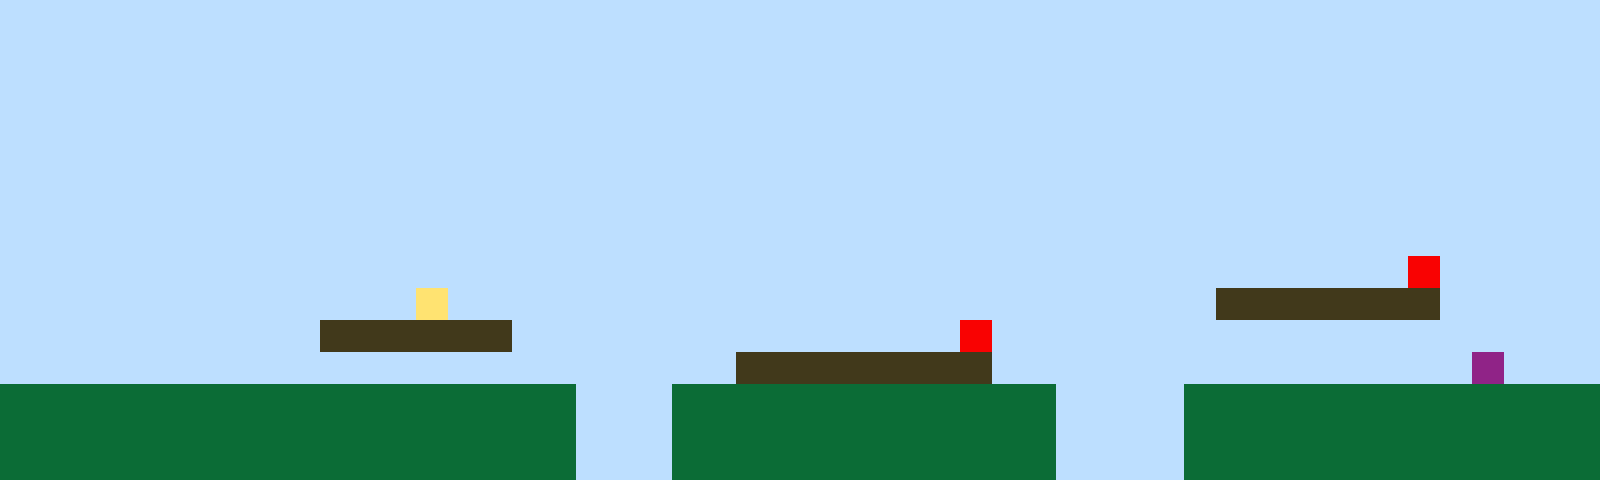

Tiled map render using the project's own tile images. Description and the whole map definition, tile-layer contents included, below:
An orthogonal 50x15 tile map with 32x32 px tiles, 1 tile layer (Tile Layer 1).

<map version="1.10" tiledversion="1.11.2" orientation="orthogonal" renderorder="right-up" width="50" height="15" tilewidth="32" tileheight="32" infinite="0" nextlayerid="2" nextobjectid="1"><editorsettings><export target="map1.csv" format="csv" /></editorsettings><tileset firstgid="1" name="sprites" tilewidth="32" tileheight="32" tilecount="6" columns="3"><image source="sprites.png" width="96" height="64" /></tileset><layer id="1" name="Tile Layer 1" width="50" height="15"><data encoding="csv">1,1,1,1,1,1,1,1,1,1,1,1,1,1,1,1,1,1,1,1,1,1,1,1,1,1,1,1,1,1,1,1,1,1,1,1,1,1,1,1,1,1,1,1,1,1,1,1,1,1,1,1,1,1,1,1,1,1,1,1,1,1,1,1,1,1,1,1,1,1,1,1,1,1,1,1,1,1,1,1,1,1,1,1,1,1,1,1,1,1,1,1,1,1,1,1,1,1,1,1,1,1,1,1,1,1,1,1,1,1,1,1,1,1,1,1,1,1,1,1,1,1,1,1,1,1,1,1,1,1,1,1,1,1,1,1,1,1,1,1,1,1,1,1,1,1,1,1,1,1,1,1,1,1,1,1,1,1,1,1,1,1,1,1,1,1,1,1,1,1,1,1,1,1,1,1,1,1,1,1,1,1,1,1,1,1,1,1,1,1,1,1,1,1,1,1,1,1,1,1,1,1,1,1,1,1,1,1,1,1,1,1,1,1,1,1,1,1,1,1,1,1,1,1,1,1,1,1,1,1,1,1,1,1,1,1,1,1,1,1,1,1,1,1,1,1,1,1,1,1,1,1,1,1,1,1,1,1,1,1,1,1,1,1,1,1,1,1,1,1,1,1,1,1,1,1,1,1,1,1,1,1,1,1,1,1,1,1,1,1,1,1,1,1,1,1,1,1,1,1,1,1,1,1,1,1,1,1,1,1,1,1,1,1,1,1,1,1,1,1,1,1,1,1,1,1,1,1,1,1,1,1,1,1,1,1,1,1,1,1,1,1,1,1,1,1,1,1,1,1,1,1,1,1,1,1,1,1,1,1,1,1,1,1,1,1,1,1,1,1,1,1,1,1,1,1,1,1,1,1,1,1,1,1,1,1,1,1,1,1,1,1,1,1,1,1,1,1,1,1,1,1,1,1,1,1,1,1,1,1,1,1,1,1,1,1,1,1,1,1,1,1,1,1,1,1,1,1,1,1,1,1,1,1,1,1,1,1,1,1,1,1,1,1,5,1,1,1,1,1,1,1,1,1,1,1,1,1,1,1,1,1,1,4,1,1,1,1,1,1,1,1,1,1,1,1,1,1,1,1,1,1,1,1,1,1,1,1,3,3,3,3,3,3,3,1,1,1,1,1,1,1,1,1,1,1,1,1,1,1,3,3,3,3,3,3,1,1,1,1,1,1,1,1,1,1,1,1,1,1,5,1,1,1,1,1,1,1,1,1,1,1,1,1,1,1,1,1,1,1,1,1,1,1,1,1,1,1,1,1,1,1,1,1,1,1,1,1,1,1,1,1,1,3,3,3,3,3,3,3,3,1,1,1,1,1,1,1,1,1,1,1,1,1,1,1,6,1,1,1,2,2,2,2,2,2,2,2,2,2,2,2,2,2,2,2,2,2,1,1,1,2,2,2,2,2,2,2,2,2,2,2,2,1,1,1,1,2,2,2,2,2,2,2,2,2,2,2,2,2,2,2,2,2,2,2,2,2,2,2,2,2,2,2,2,2,2,2,1,1,1,2,2,2,2,2,2,2,2,2,2,2,2,1,1,1,1,2,2,2,2,2,2,2,2,2,2,2,2,2,2,2,2,2,2,2,2,2,2,2,2,2,2,2,2,2,2,2,1,1,1,2,2,2,2,2,2,2,2,2,2,2,2,1,1,1,1,2,2,2,2,2,2,2,2,2,2,2,2,2</data></layer></map>
